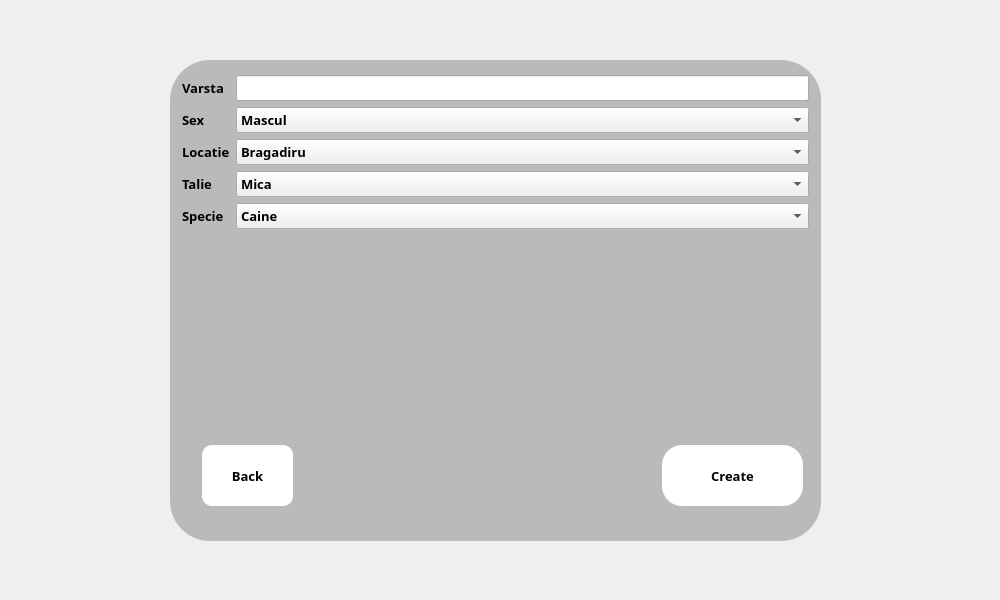
<?xml version="1.0" encoding="UTF-8"?>
<ui version="4.0">
 <class>AddAnimal</class>
 <widget class="QDialog" name="AddAnimal">
  <property name="geometry">
   <rect>
    <x>0</x>
    <y>0</y>
    <width>1000</width>
    <height>600</height>
   </rect>
  </property>
  <property name="sizePolicy">
   <sizepolicy hsizetype="Preferred" vsizetype="Preferred">
    <horstretch>0</horstretch>
    <verstretch>0</verstretch>
   </sizepolicy>
  </property>
  <property name="windowTitle">
   <string>Dialog</string>
  </property>
  <property name="styleSheet">
   <string notr="true">#AddAnimal{
	border-image: url(:/img/Gears1280.png);

}</string>
  </property>
  <widget class="QGroupBox" name="groupBox">
   <property name="geometry">
    <rect>
     <x>170</x>
     <y>60</y>
     <width>651</width>
     <height>481</height>
    </rect>
   </property>
   <property name="font">
    <font>
     <family>Segoe UI Black</family>
     <pointsize>10</pointsize>
     <bold>true</bold>
    </font>
   </property>
   <property name="styleSheet">
    <string notr="true">#groupBox{
border:0px;
	background-color: rgb(186, 186, 186);
border-radius:40px;

}</string>
   </property>
   <property name="title">
    <string/>
   </property>
   <layout class="QFormLayout" name="formLayout">
    <item row="0" column="0">
     <widget class="QLabel" name="label">
      <property name="font">
       <font>
        <family>Segoe UI Black</family>
        <pointsize>10</pointsize>
        <bold>true</bold>
       </font>
      </property>
      <property name="text">
       <string>Varsta</string>
      </property>
     </widget>
    </item>
    <item row="0" column="1">
     <widget class="QLineEdit" name="varsta">
      <property name="font">
       <font>
        <family>Segoe UI Black</family>
        <pointsize>10</pointsize>
        <bold>true</bold>
       </font>
      </property>
     </widget>
    </item>
    <item row="1" column="0">
     <widget class="QLabel" name="label_4">
      <property name="font">
       <font>
        <family>Segoe UI Black</family>
        <pointsize>10</pointsize>
        <bold>true</bold>
       </font>
      </property>
      <property name="text">
       <string>Sex</string>
      </property>
     </widget>
    </item>
    <item row="1" column="1">
     <widget class="QComboBox" name="Sex">
      <property name="font">
       <font>
        <family>Segoe UI Black</family>
        <pointsize>10</pointsize>
        <bold>true</bold>
       </font>
      </property>
      <item>
       <property name="text">
        <string>Mascul</string>
       </property>
      </item>
      <item>
       <property name="text">
        <string>Femela</string>
       </property>
      </item>
     </widget>
    </item>
    <item row="2" column="0">
     <widget class="QLabel" name="label_3">
      <property name="font">
       <font>
        <family>Segoe UI Black</family>
        <pointsize>10</pointsize>
        <bold>true</bold>
       </font>
      </property>
      <property name="text">
       <string>Locatie</string>
      </property>
     </widget>
    </item>
    <item row="2" column="1">
     <widget class="QComboBox" name="Lcocatie">
      <property name="font">
       <font>
        <family>Segoe UI Black</family>
        <pointsize>10</pointsize>
        <bold>true</bold>
       </font>
      </property>
      <item>
       <property name="text">
        <string>Bragadiru</string>
       </property>
      </item>
      <item>
       <property name="text">
        <string>Pallady</string>
       </property>
      </item>
      <item>
       <property name="text">
        <string>Mihailesti</string>
       </property>
      </item>
     </widget>
    </item>
    <item row="3" column="0">
     <widget class="QLabel" name="label_5">
      <property name="font">
       <font>
        <family>Segoe UI Black</family>
        <pointsize>10</pointsize>
        <bold>true</bold>
       </font>
      </property>
      <property name="text">
       <string>Talie</string>
      </property>
     </widget>
    </item>
    <item row="3" column="1">
     <widget class="QComboBox" name="Talie">
      <property name="font">
       <font>
        <family>Segoe UI Black</family>
        <pointsize>10</pointsize>
        <bold>true</bold>
       </font>
      </property>
      <item>
       <property name="text">
        <string>Mica</string>
       </property>
      </item>
      <item>
       <property name="text">
        <string>Medie</string>
       </property>
      </item>
      <item>
       <property name="text">
        <string>Mare</string>
       </property>
      </item>
     </widget>
    </item>
    <item row="4" column="0">
     <widget class="QLabel" name="label_2">
      <property name="font">
       <font>
        <family>Segoe UI Black</family>
        <pointsize>10</pointsize>
        <bold>true</bold>
       </font>
      </property>
      <property name="text">
       <string>Specie</string>
      </property>
     </widget>
    </item>
    <item row="4" column="1">
     <widget class="QComboBox" name="Caine">
      <property name="font">
       <font>
        <family>Segoe UI Black</family>
        <pointsize>10</pointsize>
        <bold>true</bold>
       </font>
      </property>
      <item>
       <property name="text">
        <string>Caine</string>
       </property>
      </item>
      <item>
       <property name="text">
        <string>Pisica</string>
       </property>
      </item>
      <item>
       <property name="text">
        <string>Papagal</string>
       </property>
      </item>
      <item>
       <property name="text">
        <string>Hamster</string>
       </property>
      </item>
     </widget>
    </item>
    <item row="5" column="0" colspan="2">
     <widget class="QGroupBox" name="groupBox_2">
      <property name="sizePolicy">
       <sizepolicy hsizetype="Expanding" vsizetype="Expanding">
        <horstretch>0</horstretch>
        <verstretch>0</verstretch>
       </sizepolicy>
      </property>
      <property name="styleSheet">
       <string notr="true">#groupBox_2{

border:0px;


}</string>
      </property>
      <property name="title">
       <string/>
      </property>
      <widget class="QPushButton" name="pushButton">
       <property name="geometry">
        <rect>
         <x>480</x>
         <y>210</y>
         <width>141</width>
         <height>61</height>
        </rect>
       </property>
       <property name="font">
        <font>
         <family>Segoe UI Black</family>
         <pointsize>10</pointsize>
         <bold>true</bold>
        </font>
       </property>
       <property name="styleSheet">
        <string notr="true">#pushButton{

	background-color: rgb(255, 255, 255);
border-radius:20px;

}</string>
       </property>
       <property name="text">
        <string>Create</string>
       </property>
      </widget>
      <widget class="QPushButton" name="pushButton_2">
       <property name="geometry">
        <rect>
         <x>20</x>
         <y>210</y>
         <width>91</width>
         <height>61</height>
        </rect>
       </property>
       <property name="font">
        <font>
         <family>Segoe UI Black</family>
         <pointsize>10</pointsize>
         <bold>true</bold>
        </font>
       </property>
       <property name="styleSheet">
        <string notr="true">#pushButton_2{

	background-color: rgb(255, 255, 255);
border-radius:10px;

}</string>
       </property>
       <property name="text">
        <string>Back</string>
       </property>
      </widget>
     </widget>
    </item>
   </layout>
  </widget>
 </widget>
 <resources/>
 <connections/>
</ui>
